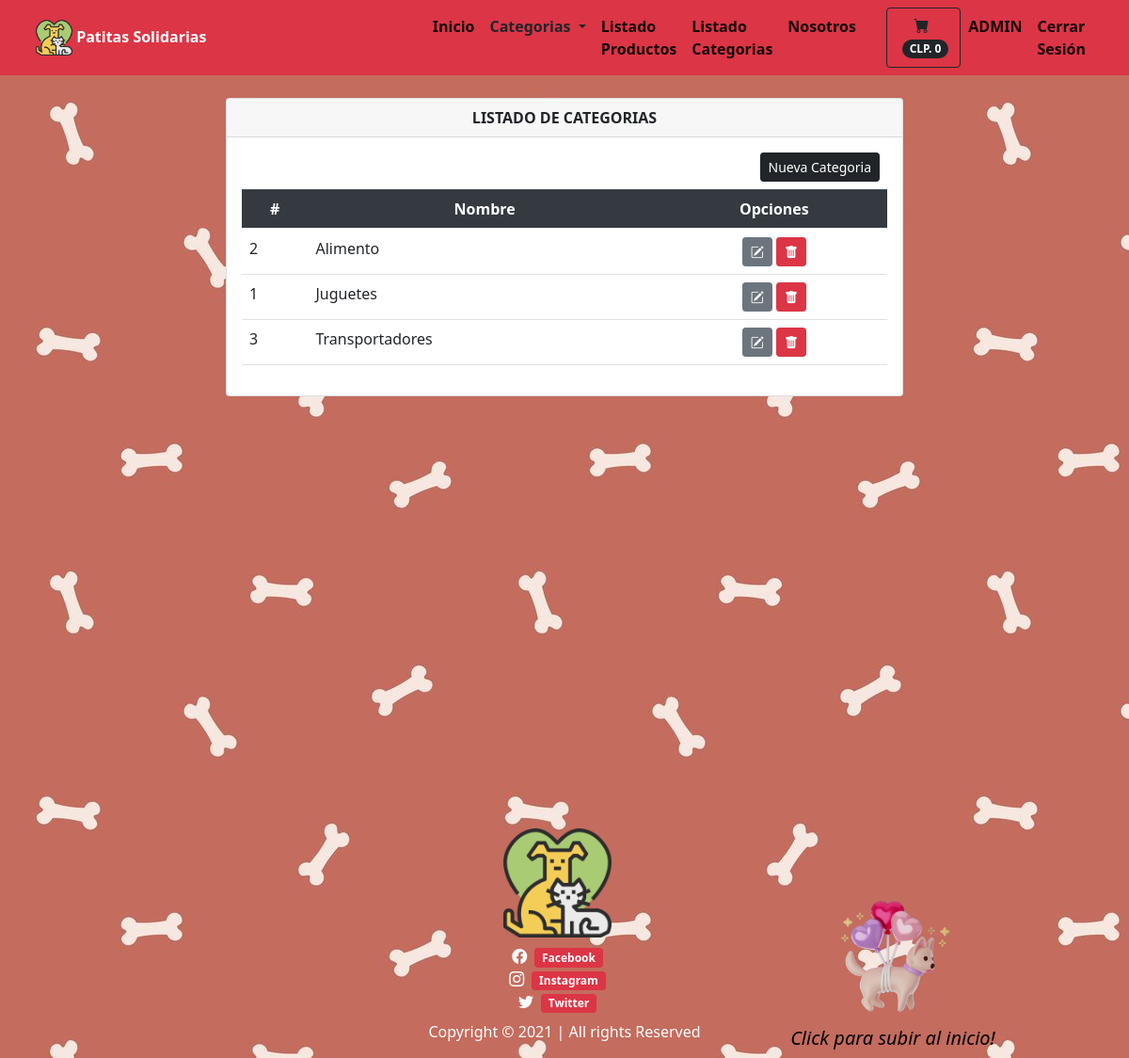
The app's page /categorias/ (signed in), older data.
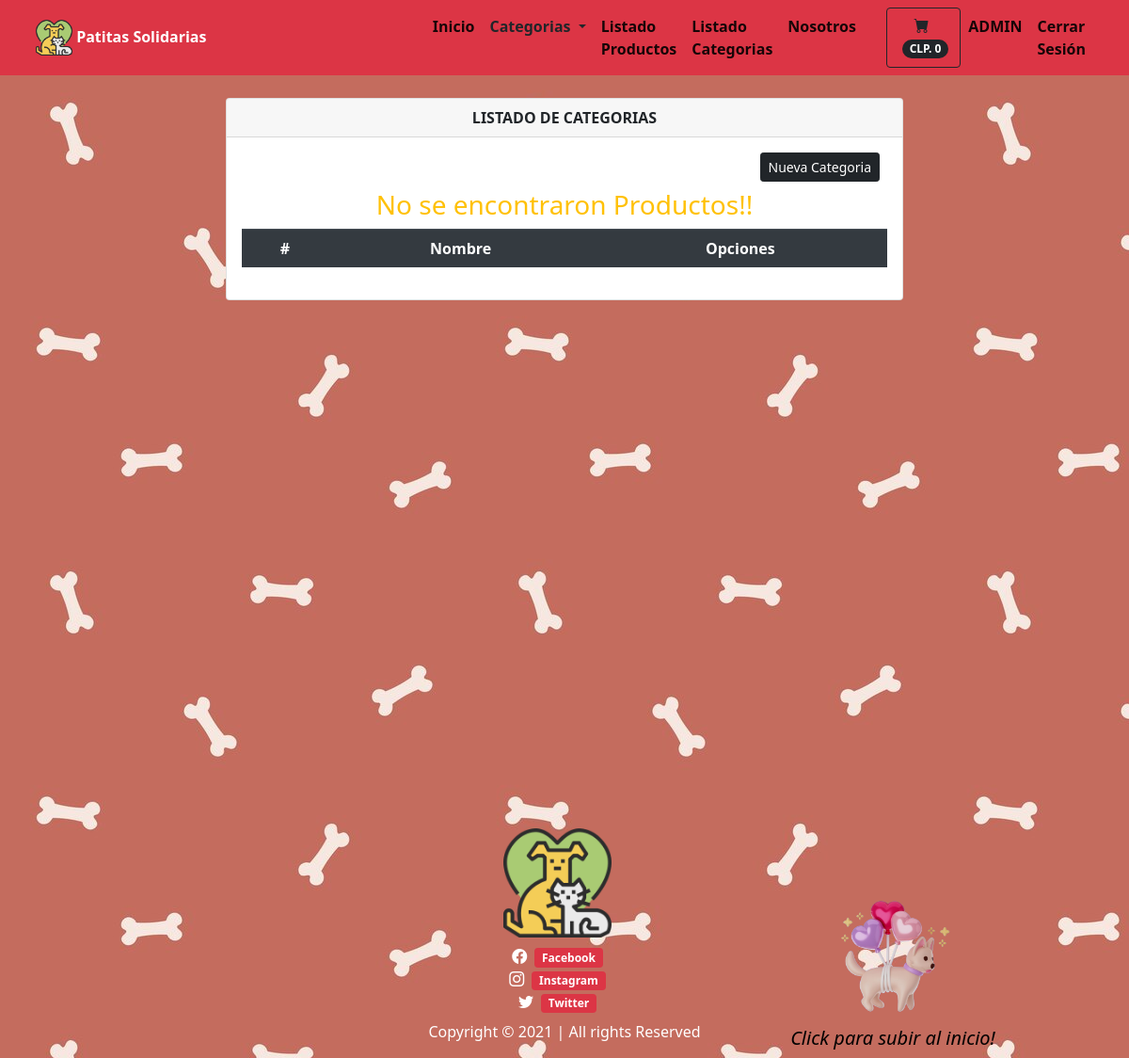
The same page, newer data.
### tiendita/models.py (models this page shows, shortened)
class Categorias(models.Model):
    nombre = models.CharField(max_length=100)
    class Meta:
        db_table = "categorias"
        verbose_name = 'Categoria'
        verbose_name_plural = 'Categorias'
        ordering = ['id']

### tiendita/views.py (the view)
# urls.py: path('categorias/', views.listCategorias, name='categorias'),
@login_required(login_url='/login')
def listCategorias(request):
    lista_categorias = Categorias.objects.all().order_by('nombre')
    page = request.GET.get('page', 1)
    try:
        paginator = Paginator(lista_categorias, 6)
        lista_categorias = paginator.page(page)
    except:
        raise Http404
    data = {'entity': lista_categorias,
            'title': 'LISTADO DE CATEGORIAS',
            'paginator': paginator
            }
    return render(request,'categorias.html', data)

### tiendita/context_processors.py (called while the page is built)
def extras(request):
	lista_categorias = Categorias.objects.all().order_by('nombre')
	return {'categorias':lista_categorias}

def importe_total_carro(request):
    total = 0
    if request.user.is_authenticated:
        if "carro" in request.session:
            for key, value in request.session["carro"].items():
                total = total + int(value["precio"])
    return {"importe_total_carro": total}

### templates/categorias.html
{% extends 'layouts/tienda.html' %} {% block content %}
<div class="min-vh-100 d-flex flex-colum py-4">
    <div class="container">
        <div class="row justify-content-center">
            <div class="col-lg-8 col-md-6 col-sm-4 animate__animated animate__backInRight animate__delay-0.4s">
                <div class="card">
                    <div class="card-header text-center font-weight-bold">
                        {{ title }}
                    </div>
                    <div class="card-body  table-responsive">
                        <div class="d-flex justify-content-end mb-2 mx-2">
                            <a href="/addcategoria" class="btn btn-dark btn-sm pull-right" type="submit">
                            Nueva Categoria
                            </a>
                        </div>
                        <table class="table table-condensed">
                            <thead class="thead-dark">
                                <tr class="text-center">
                                    <th scope="col">#</th>
                                    <th scope="col">Nombre</th>
                                    <th colspan="2">Opciones</th>
                                </tr>
                            </thead>
                            <tbody>
                                {% load bootstrap_icons %} {% if entity %} {% for categoria in entity %}
                                <tr>
                                    <td>{{ categoria.id }}</td>
                                    <td>{{ categoria.nombre }}</td>
                                    <td colspan="2" class="text-center">
                                        <a class="btn btn-secondary btn-sm" href="{% url 'tiendita:editcategoria' categoria.id %}" type="button"><i class="bi bi-pencil-square"></i></a>
                                        <a class="btn btn-danger btn-sm" href="{% url 'tiendita:deleteCategoria' categoria.id %}" type="button"><i class="bi bi-trash-fill"></i></a>
                                    </td>
                                </tr>
                                {% endfor %} {% else %}
                                <div class="text-center text-warning">
                                    <h3> No se encontraron Productos!!</h3>
                                </div>
                                {% endif %}
                            </tbody>
                        </table>
                    </div>
                </div>
            </div>
        </div>
    </div>
</div>
{% endblock %}

Row changes from the older to the newer data that the page shows:
removed Categorias: id "2", nombre "Alimento"
removed Categorias: id "1", nombre "Juguetes"
removed Categorias: id "3", nombre "Transportadores"
Text that changed along with them:
text now shown: "No se encontraron Productos!!"
